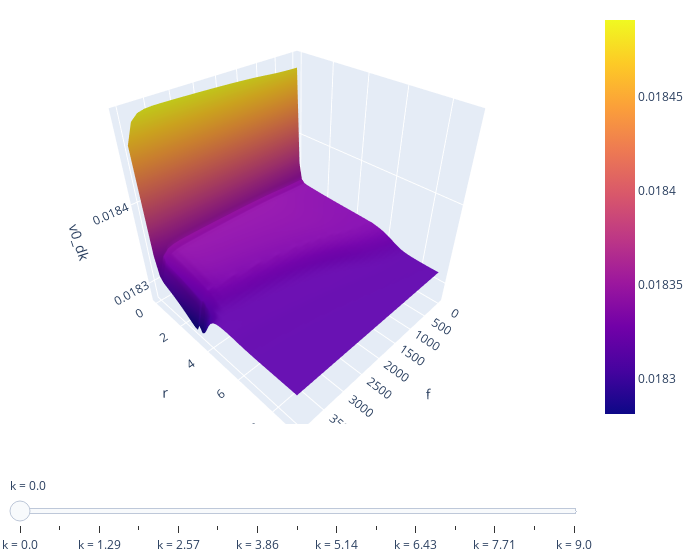

Notebook code cell kept with this figure:
### Code cell
surface_plot_diff('f', 'r', 'v0_dk', 'k', "HJB_boundary_test_natural.mat", "HJB_boundary_test_zero_first.mat")
